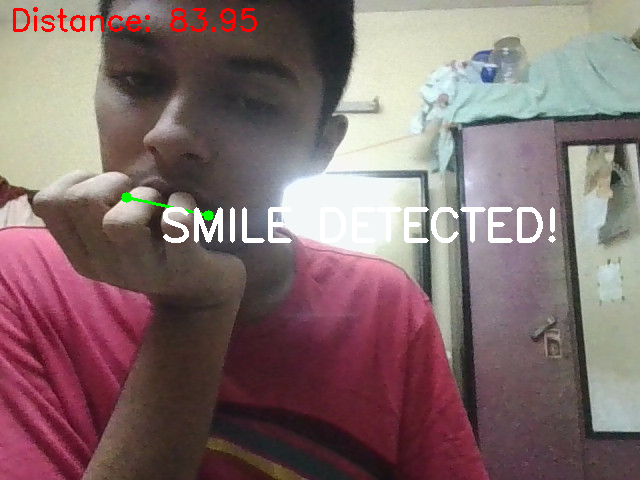
#> input picture project1/selfie_1757944301.png, 640 x 480 px, given in place of the camera
$ python security_cam.py
#> lines starting #> are read from the running program, lines starting #| are printed output that depends on the picture; after the words box and inside, x2 and y2 are one past the last pixel; in counts of white or black regions, pixels touching at a corner belong together
import cv2
import winsound

# Open webcam
webcam = cv2.VideoCapture(0)  # Start capturing video from the default camera (usually the built-in webcam)

# Capture the first frame from the webcam
_, im1 = webcam.read()
#> im1 is the input picture: shape (480, 640, 3); mean B, G, R 110, 109.9, 130.9

# Convert the first frame to grayscale for easier processing (color not needed for motion detection)
im1 = cv2.cvtColor(im1, cv2.COLOR_BGR2GRAY)
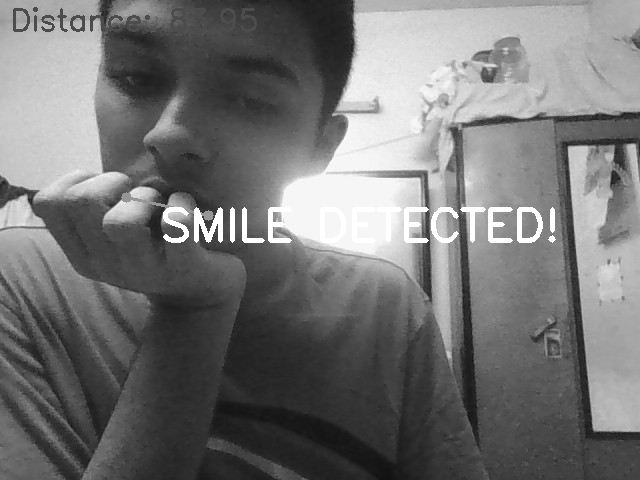
#> im1: shape (480, 640); min 17, max 255, mean 116.2

motion_counter = 0  # Initialize a counter to keep track of how many times motion has been detected

while True:
    # Capture the next frame from the webcam
    _, im2 = webcam.read()

    # Convert the current frame to grayscale (to match the first frame)
    im2_gray = cv2.cvtColor(im2, cv2.COLOR_BGR2GRAY)

    # Calculate the absolute difference between the previous frame and the current frame
    # This highlights the areas where there is a change (motion)
    diff = cv2.absdiff(im1, im2_gray)
#> diff: shape (480, 640); every value is 0

    # Apply a binary threshold to the difference image
    # Pixels with intensity greater than 20 are set to 255 (white), others set to 0 (black)
    # This step creates a clear mask of motion areas
    _, thresh = cv2.threshold(diff, 20, 255, cv2.THRESH_BINARY)

    # Find contours in the thresholded image
    # Contours are outlines of the detected motion areas
    contours, _ = cv2.findContours(thresh, cv2.RETR_TREE, cv2.CHAIN_APPROX_SIMPLE)
#> contours = []

    motion_detected_this_frame = False  # Flag to ensure motion counter increases only once per frame

    # Loop through each detected contour (motion area)
    for c in contours:
        # Ignore small contours to reduce noise and false positives
        # 5000 is an arbitrary area threshold; increase/decrease to tune sensitivity
        if cv2.contourArea(c) < 5000:
            continue

        # If motion has not yet been detected in this frame, count it and beep
        if not motion_detected_this_frame:
            motion_counter += 1  # Increment motion detection counter
            print(f"Motion detected! Count: {motion_counter}")  # Print motion count to console
            winsound.Beep(500, 100)  # Play a beep sound at 500 Hz for 100 milliseconds
            motion_detected_this_frame = True  # Prevent multiple counts in one frame
#> this loop made 0 passes
#> after the loop, motion_counter = 0; motion_detected_this_frame = False

    # Display the motion count text on the difference image (diff)
    # Parameters: image to draw on, text string, position, font, font size, color (white), thickness
    cv2.putText(
        diff,                            # image to draw on
        f"Motion Count: {motion_counter}",  # text to display
        (10, 30),                       # position (x=10, y=30) near top-left corner
        cv2.FONT_HERSHEY_SIMPLEX,       # font style
        1,                             # font scale (size)
        (255, 255, 255),               # text color (white)
        2                              # thickness of text stroke
    )
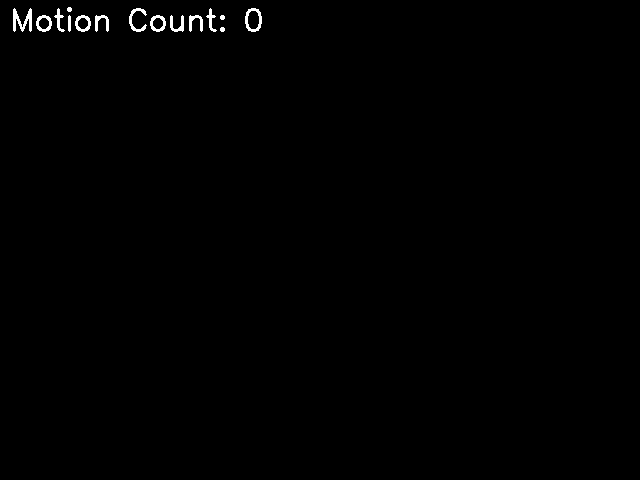
#> diff: shape (480, 640); 0.52% white; 15 white regions, largest, box (x1, y1, x2, y2) and area: (13, 8, 32, 32) 231, (245, 8, 262, 32) 170, (129, 8, 147, 32) 150

    # Show the difference image in a window titled "Security camera"
    cv2.imshow("Security camera", diff)

    # Update the previous frame to be the current grayscale frame for the next loop iteration
    im1 = im2_gray.copy()
    # Wait for 10 ms for a key press
    # If 'ESC' key (ASCII 27) is pressed, exit the loop
    if cv2.waitKey(10) == 27:
#> (key Esc is pressed here)
        break

    # If the display window is closed manually, exit the loop
    if cv2.getWindowProperty("Security camera", cv2.WND_PROP_VISIBLE) < 1:
        break

# Release the webcam and close all OpenCV windows
webcam.release()
cv2.destroyAllWindows()
